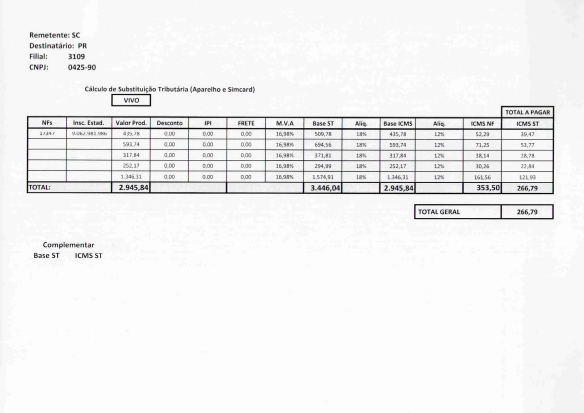
#> input picture Aula 3/01.png, 1168 x 826 px (shown at 1/2 size); its folder holds only this picture in this run
$ jupyter execute 'Extração de Texto.ipynb'
#> lines starting #> are read from the running program, lines starting #| are printed output that depends on the picture; after the words box and inside, x2 and y2 are one past the last pixel; in counts of white or black regions, pixels touching at a corner belong together
# Extração de Texto

[cell 1]
from skimage import io, morphology, filters, color, transform, measure
from glob import glob

original = []
for image in glob('*.png'):
    original.append(io.imread(image))

Vamos dar uma olhada nas imagens:

[cell 2]
from matplotlib import pyplot as plt

fig = plt.figure(figsize=(20,20))
for i, image in enumerate(original):
    plt.subplot(5,2,1+i)
    plt.imshow(image)
#> this loop made 1 pass

plt.show()

## Corrigindo a Rotação
Todas as tabelas estão impressas em landscape mas algumas páginas estão giradas aproximaamente 90, 180 ou 270 graus.
<br>
<br>
O primeiro passo foi detectar as 10 linhas mais longas da imagem e usar a mediana do ângulo para corrigir a rotação. Para detectar se a imagem está girada 180 graus estou usando um algoritmo naif que assume que o canto superior esquerdo é sempre mais escuro que o canto inferior direito

[cell 3]
import numpy as np

def thresholded(im):
    im = color.rgb2gray(im)
    im = im > filters.threshold_otsu(im)
    return ~im

def morphed(im, min_area=1024):
    im = thresholded(im)
    k1 = morphology.rectangle(1,40)
    k2 = morphology.rectangle(20,1)
    return morphology.remove_small_objects(morphology.binary_opening(im,k1) |
                                          morphology.binary_opening(im,k2), min_area)

def line_angle(line):
    (x1,y1), (x2,y2) = sorted(line)
    radians = np.arctan2(y2-y1,x2-x1)
    return np.rad2deg(radians)

def deskewed(im):
    h,w = im.shape[:2]
    if h > w:
        im = transform.rotate(im, -90, True)

    # upper left is lighter than lower right
    if np.mean(im[:h//4,:w//4]) > np.mean(im[h//4:, w//4:]):
        im = transform.rotate(im, 180, True)

    lines = transform.probabilistic_hough_line(
        morphed(im[100:-100, 100:-100]),
        threshold=10,
        line_length=max(im.shape)//4,
        line_gap=10
    )

    lines = sorted(lines, key=lambda x: abs(x[0][0] - x[1][0]),
                  reverse=True)[:10]

    angle = np.median([line_angle(line) for line in lines])

    if angle > 0.1:
        return transform.rotate(im, angle, cval=1)

    return im

Nesse ponto as imagens devem estar com a rotação corrigida:

[cell 4]
images = [deskewed(im) for im in original]
#> in thresholded, `im = color.rgb2gray(im)`:
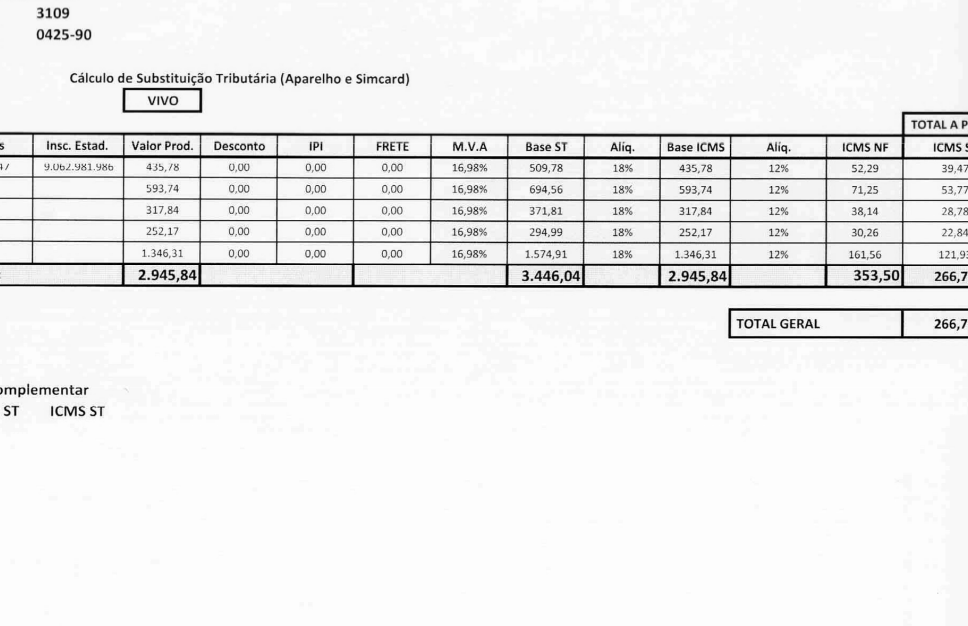
#> im: shape (626, 968) float64; min 0, max 1, mean 0.936
#> in thresholded, `im = im > filters.threshold_otsu(im)`:
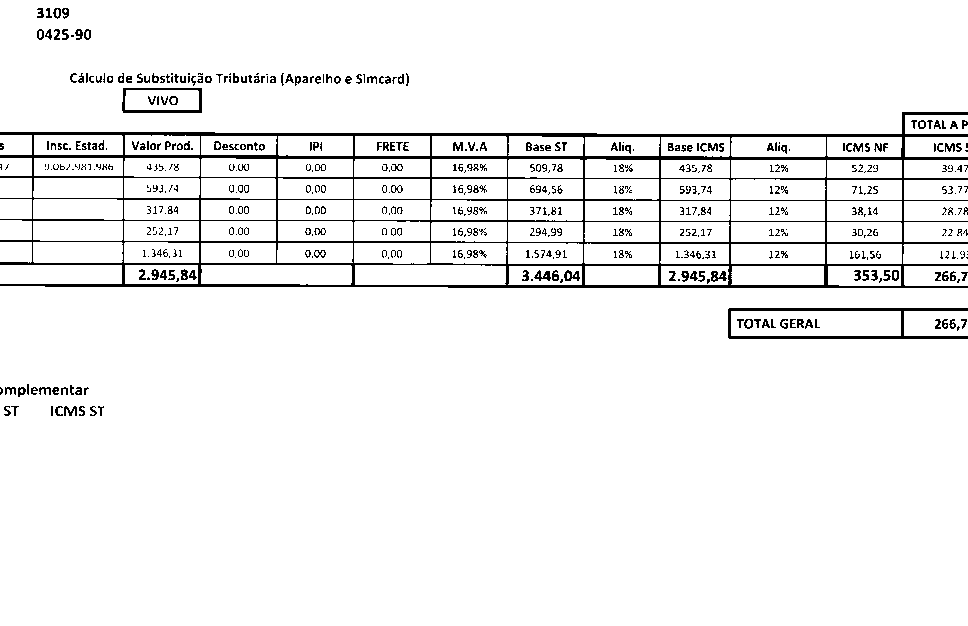
#> im: shape (626, 968) bool; 94.7% white; black in thin lines or dots, all inside (x1, y1, x2, y2) = (0, 8, 968, 416)
#> in morphed, `return morphology.remove_small_objects(morphology.binary_opening(im,k1..`:
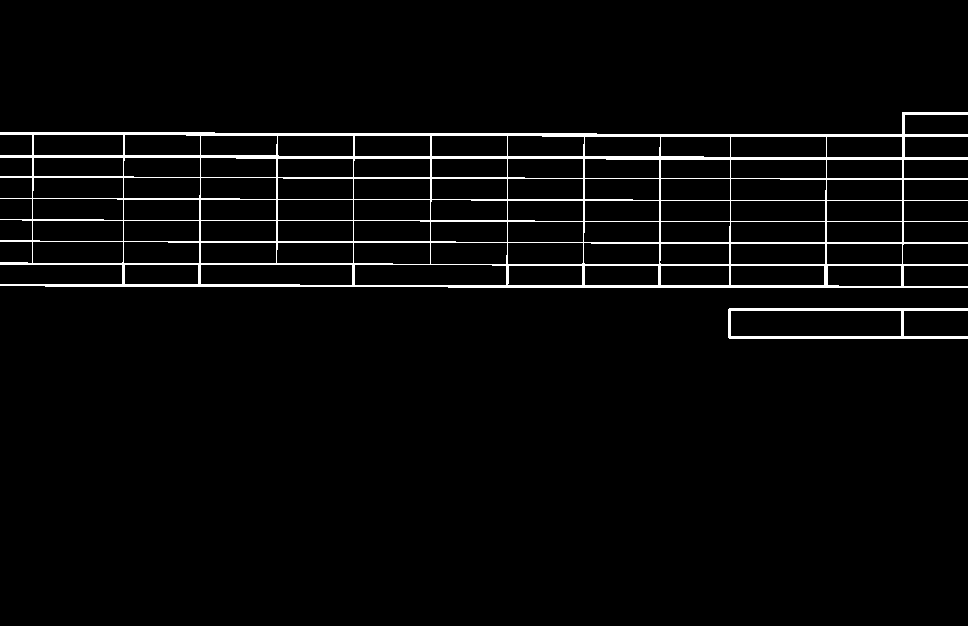
#> returned value: shape (626, 968) bool; 3.4% white; 2 white regions, box (x1, y1, x2, y2) and area: (0, 112, 968, 288) 19036, (728, 308, 968, 339) 1588
#> in deskewed, `lines = transform.probabilistic_hough_line( morphed(im[100:-100, 100:-..`: lines = 24 items
#> in deskewed, `lines = sorted(lines, key=lambda x: abs(x[0][0] - x[1][0]), reverse=Tr..`: lines = [((967, 264), (0, 264)), ((967, 134), (0, 134)), ((967, 157), (0, 157)), ((967, 286), (45, 286)), ((838, 285), (0, 285)), ((967, 242), (168, 242)), ((967, 135), (186, 135)), ((967, 158), (236, 158)), ((703, 156), (0, 156)), ((967, 178), (276, 178))]
#> in deskewed, `angle = np.median([line_angle(line) for line in lines])`: angle = 0
#> images = 1 item
fig = plt.figure(figsize=(20,20))
for i, image in enumerate(images):
    plt.subplot(5,2,1+i)
    plt.imshow(image)

plt.show()

$ run again, on Aula 3/05.png
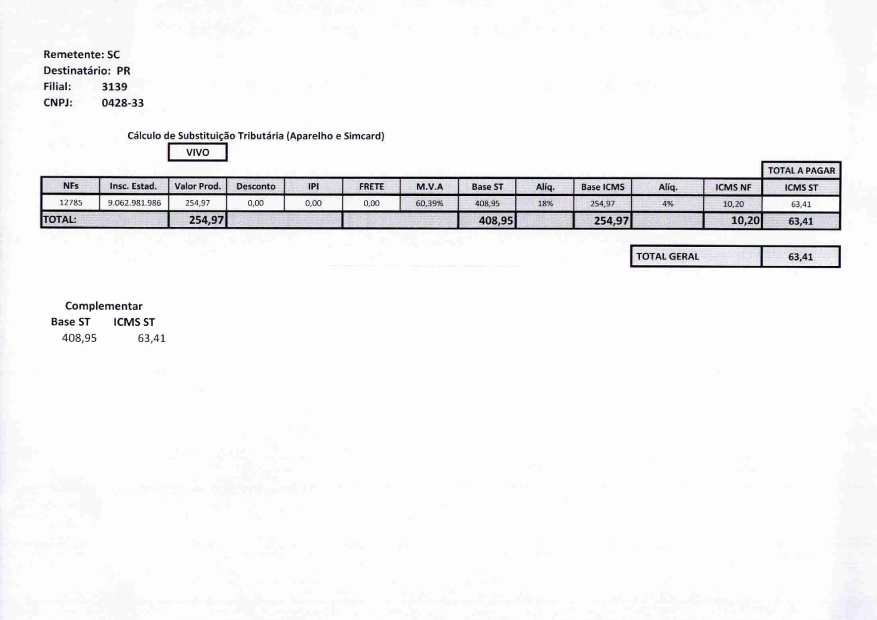
#> input picture Aula 3/05.png, 3506 x 2478 px (shown at 1/4 size)
#> the loop `for i, image in enumerate(original):` made 1 pass
#> in thresholded, `im = im > filters.threshold_otsu(im)`:
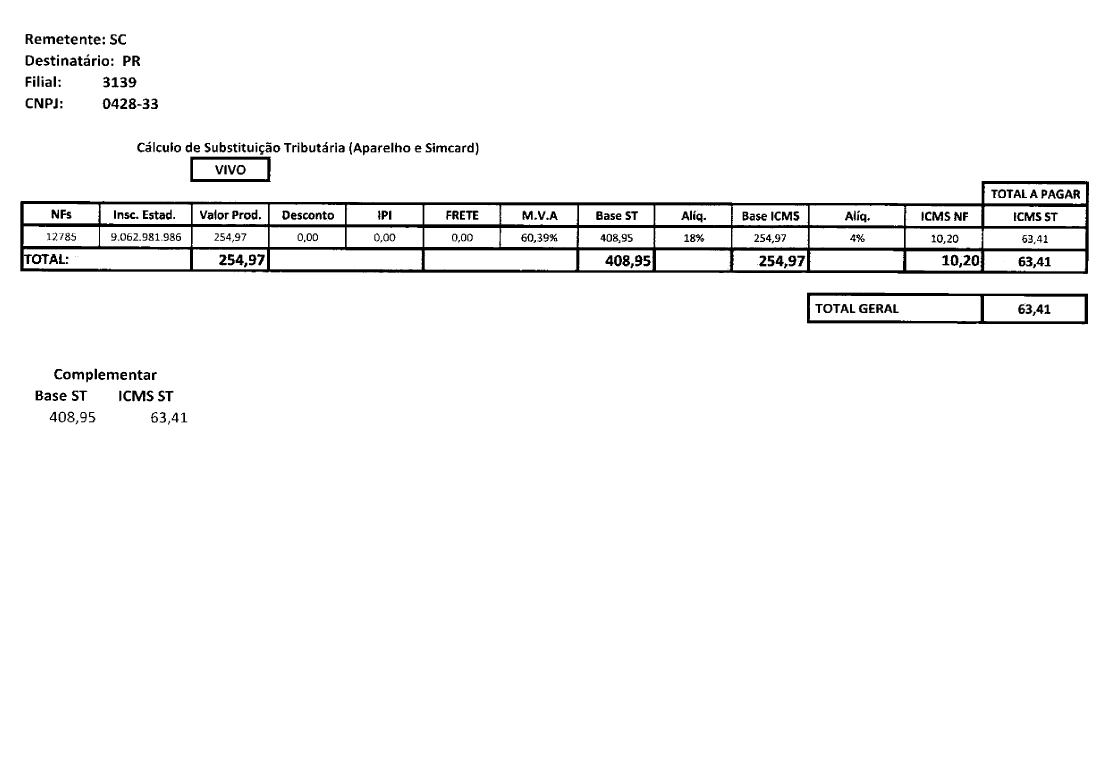
#> im: shape (2278, 3306) bool (shown at 1/3 size); 96.8% white; 379 black regions (16 under 20 px), largest, box (x1, y1, x2, y2) and area: (61, 543, 3267, 822) 130462, (2421, 878, 3264, 973) 16302, (571, 470, 812, 546) 5332
#> in morphed, `return morphology.remove_small_objects(morphology.binary_opening(im,k1..`:
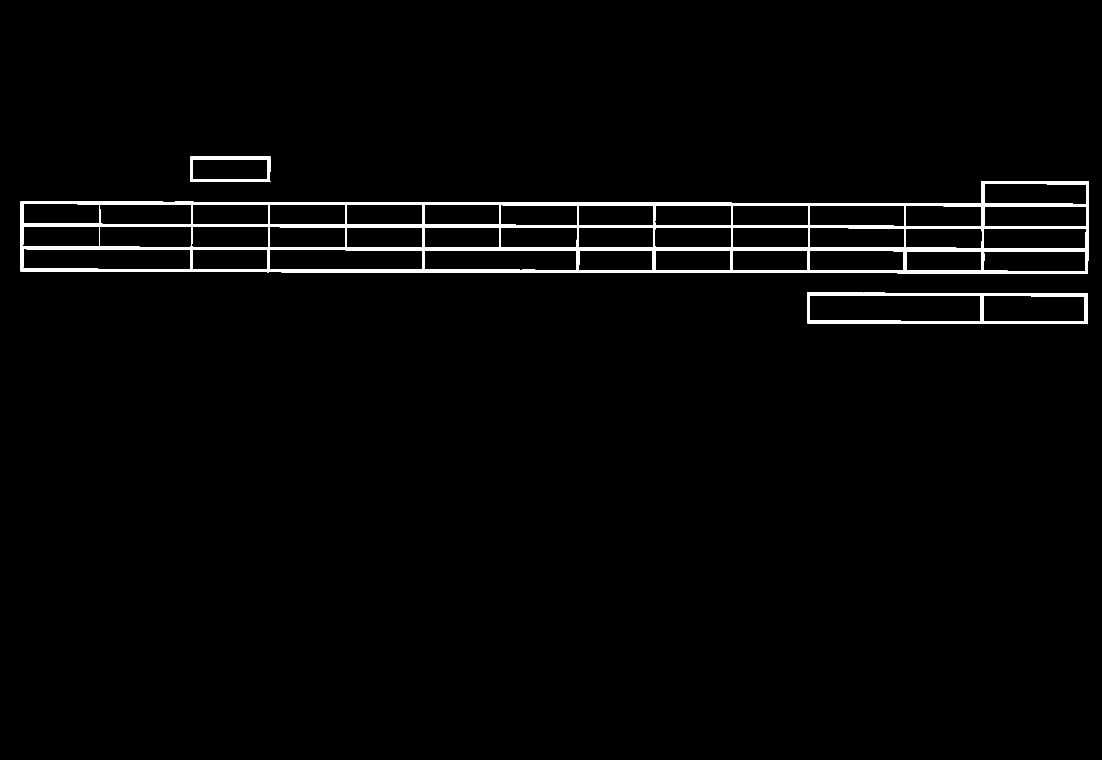
#> returned value: shape (2278, 3306) bool (shown at 1/3 size); 2% white; 3 white regions, box (x1, y1, x2, y2) and area: (61, 543, 3267, 822) 127711, (2421, 878, 3264, 973) 16196, (571, 470, 812, 546) 5310
#> in deskewed, `lines = transform.probabilistic_hough_line( morphed(im[100:-100, 100:-..`: lines = 42 items
#> in deskewed, `lines = sorted(lines, key=lambda x: abs(x[0][0] - x[1][0]), reverse=Tr..`: lines = 10 items
#> angle = 0
#> images = 1 item
#> the loop `for i, image in enumerate(images):` made 1 pass

$ run again, on Aula 3/06.png
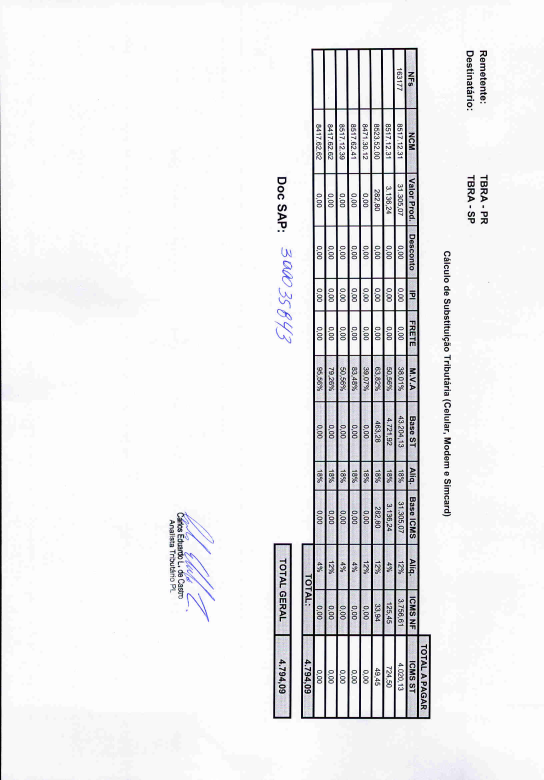
#> input picture Aula 3/06.png, 1632 x 2338 px (shown at 1/3 size)
#> the loop `for i, image in enumerate(original):` made 1 pass
#> in thresholded, `im = im > filters.threshold_otsu(im)`:
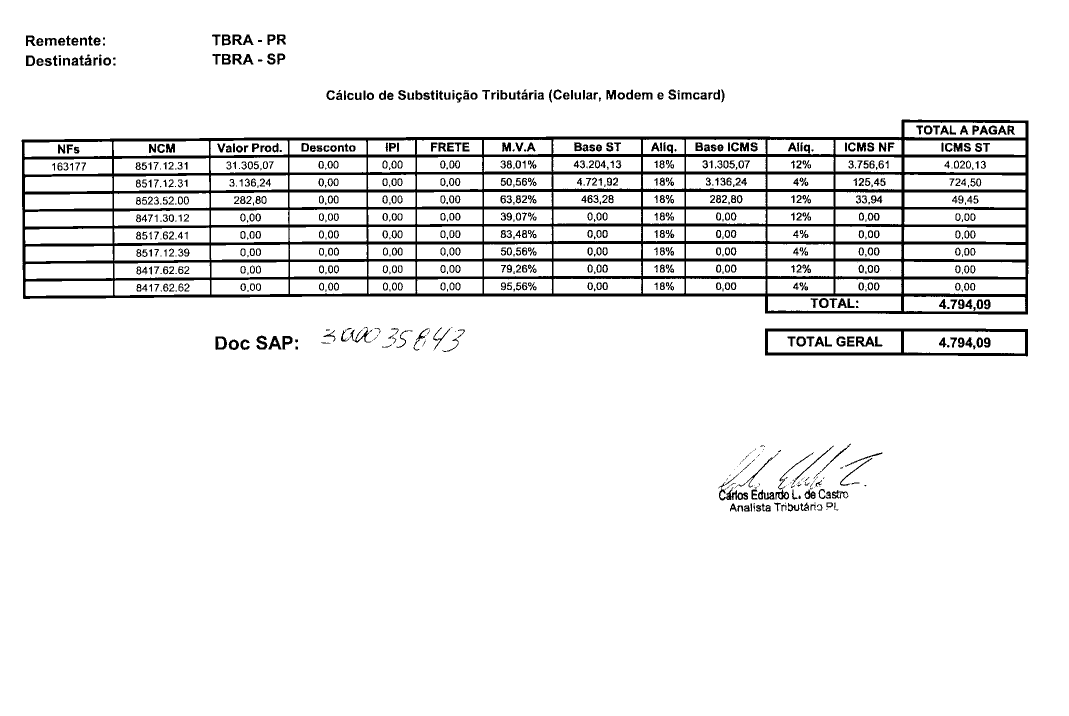
#> im: shape (1432, 2138) bool (shown at 1/2 size); 93.2% white; 893 black regions (210 under 20 px), largest, box (x1, y1, x2, y2) and area: (43, 239, 2057, 629) 133987, (1530, 657, 2056, 713) 6971, (1436, 964, 1496, 1001) 626
#> in morphed, `return morphology.remove_small_objects(morphology.binary_opening(im,k1..`:
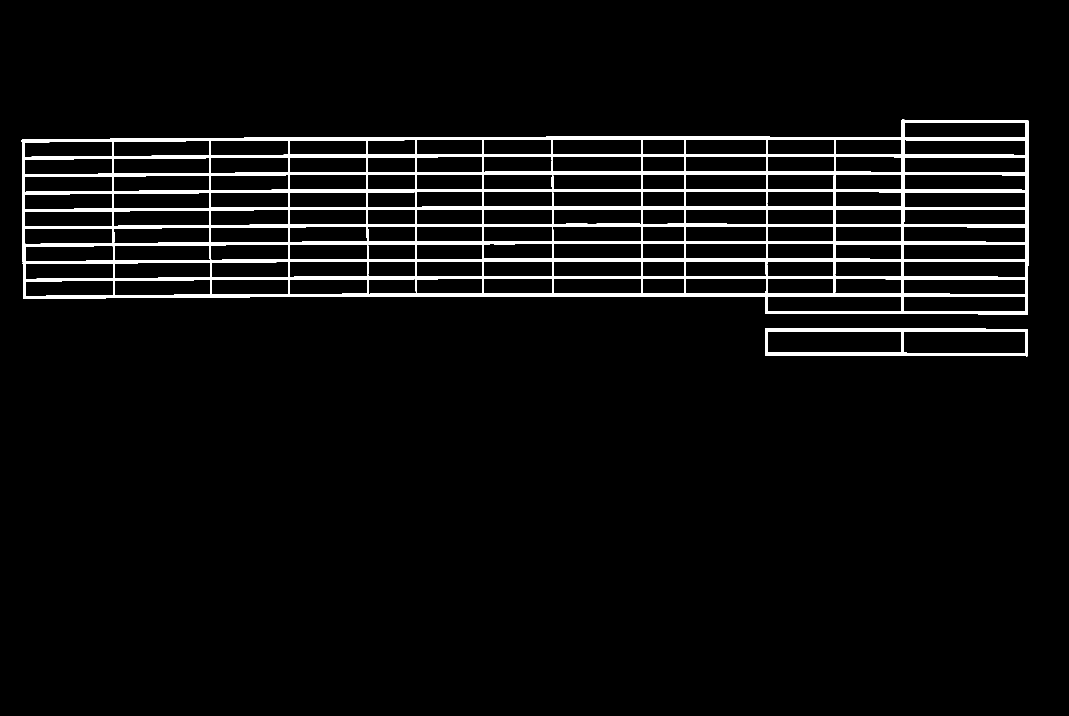
#> returned value: shape (1432, 2138) bool (shown at 1/2 size); 4.5% white; 2 white regions, box (x1, y1, x2, y2) and area: (43, 239, 2057, 629) 131880, (1530, 657, 2056, 713) 6911
#> in deskewed, `lines = transform.probabilistic_hough_line( morphed(im[100:-100, 100:-..`: lines = 64 items
#> in deskewed, `lines = sorted(lines, key=lambda x: abs(x[0][0] - x[1][0]), reverse=Tr..`: lines = 10 items
#> angle = 0
#> images = 1 item
#> the loop `for i, image in enumerate(images):` made 1 pass

$ run again, on Aula 3/07.png
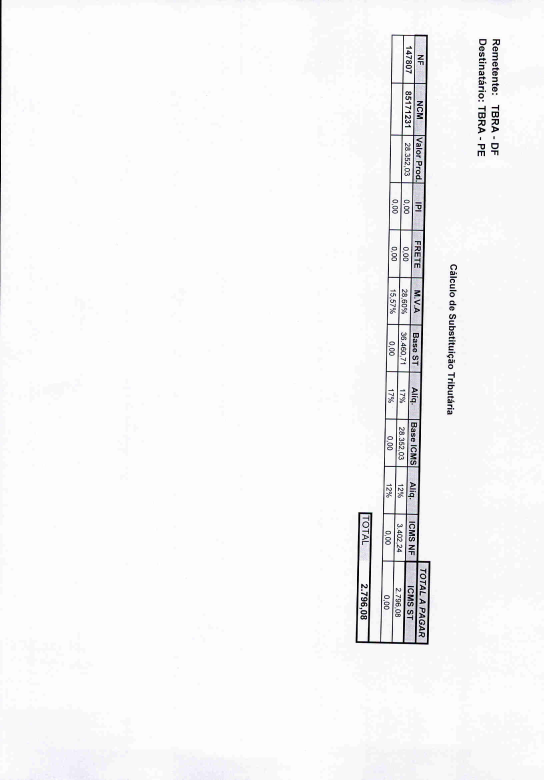
#> input picture Aula 3/07.png, 1632 x 2338 px (shown at 1/3 size)
#> the loop `for i, image in enumerate(original):` made 1 pass
#> in morphed, `return morphology.remove_small_objects(morphology.binary_opening(im,k1..`:
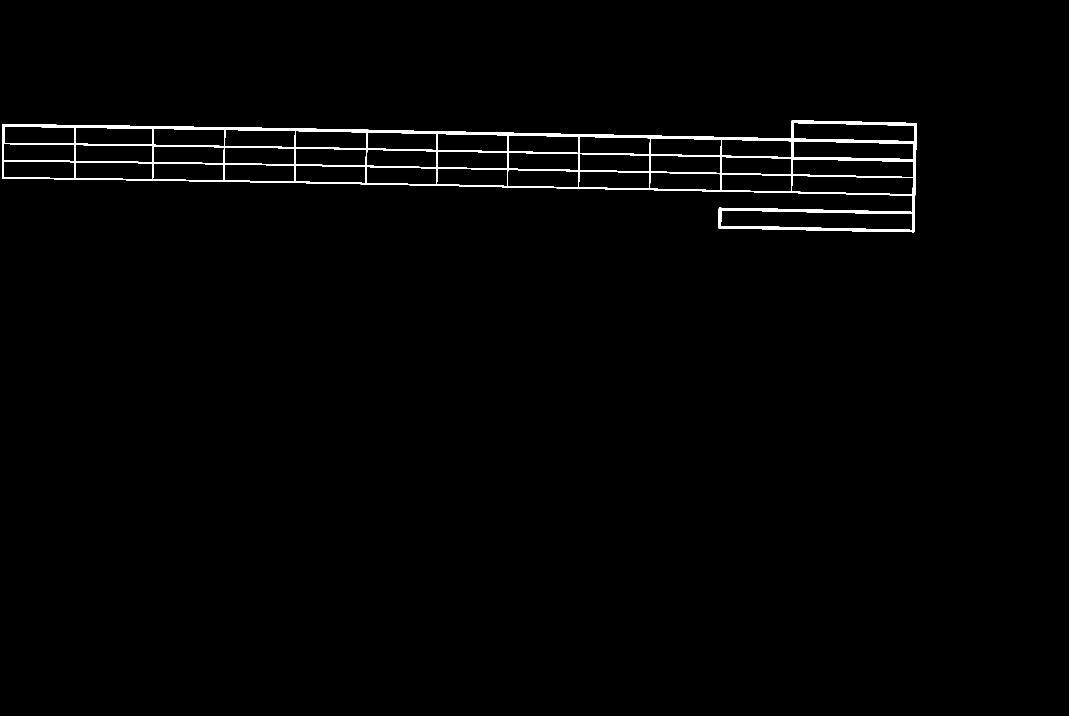
#> returned value: shape (1432, 2138) bool (shown at 1/2 size); 1.1% white; 1 white region, box (x1, y1, x2, y2) and area: (4, 241, 1834, 465) 35033
#> in deskewed, `lines = transform.probabilistic_hough_line( morphed(im[100:-100, 100:-..`: lines = 15 items
#> in deskewed, `lines = sorted(lines, key=lambda x: abs(x[0][0] - x[1][0]), reverse=Tr..`: lines = 10 items
#> angle = 0.969
#> in deskewed, `return transform.rotate(im, angle, cval=1)`:
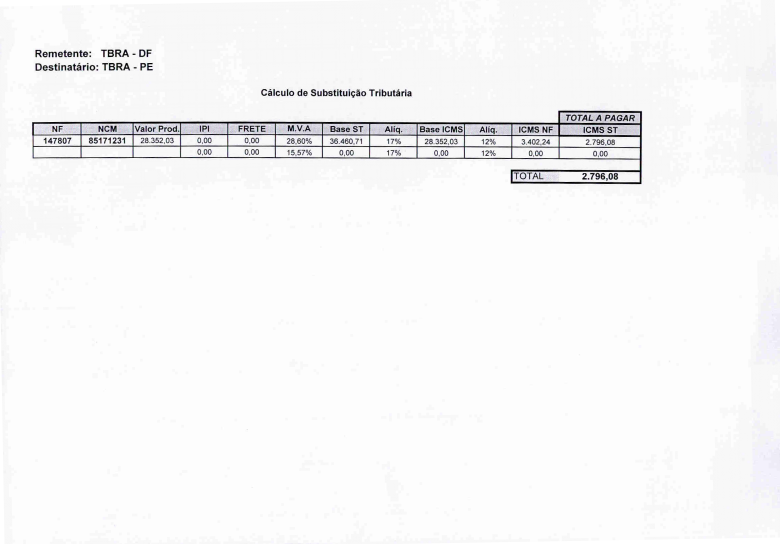
#> returned value: shape (1632, 2338, 3) float64 (shown at 1/3 size); mean of channels 0, 1, 2 0.968, 0.968, 0.969; drawn as R, G, B
#> images = 1 item
#> the loop `for i, image in enumerate(images):` made 1 pass
